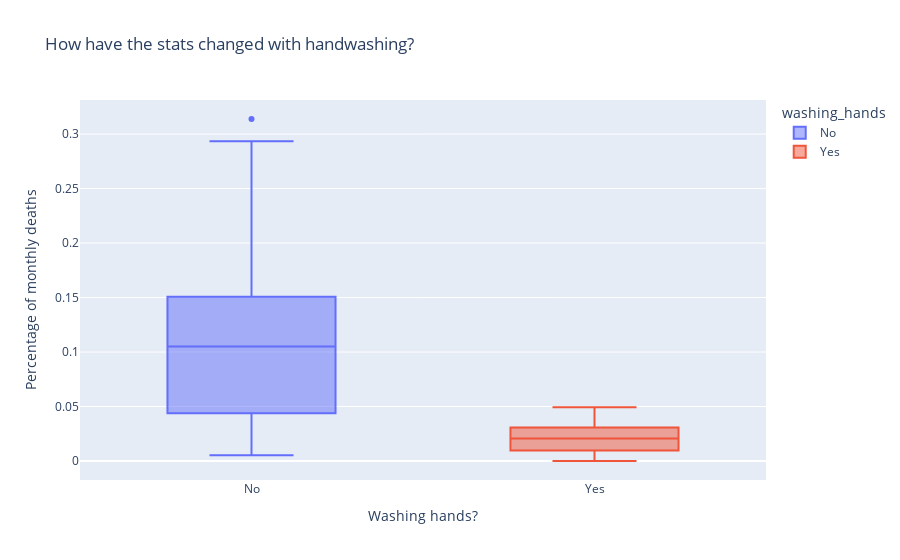

The code cell stored with this chart in its notebook:
### Code cell
box_graph = px.box(df_monthly,
                   x=df_monthly.washing_hands,
                   y=df_monthly.pct_deaths,
                   color=df_monthly.washing_hands,
                   title="How have the stats changed with handwashing?")

box_graph.update_layout(xaxis_title="Washing hands?",
                        yaxis_title="Percentage of monthly deaths")

box_graph.show()

### Figure 1 — Plotly figure (JSON) as saved in the notebook; plotly's stock layout.template omitted (floating-point values rounded to 4 significant figures)
{"data": [{"alignmentgroup": "True", "hovertemplate": "washing_hands=%{x}<br>pct_deaths=%{y}<extra></extra>", "legendgroup": "No", "marker": {"color": "#636efa"}, "name": "No", "notched": false, "offsetgroup": "No", "orientation": "v", "showlegend": true, "type": "box", "x": ["No", "No", "No", "No", "No", "No", "No", "No", "No", "No", "No", "No", "No", "No", "No", "No", "No", "No", "No", "No", "No", "No", "No", "No", "No", "No", "No", "No", "No", "No", "No", "No", "No", "No", "No", "No", "No", "No", "No", "No", "No", "No", "No", "No", "No", "No", "No", "No", "No", "No", "No", "No", "No", "No", "No", "No", "No", "No", "No", "No", "No", "No", "No", "No", "No", "No", "No", "No", "No", "No", "No", "No", "No", "No", "No", "No"], "x0": " ", "xaxis": "x", "y": [0.1457, 0.07531, 0.04332, 0.01569, 0.007843, 0.05, 0.08421, 0.01351, 0.01878, 0.1102, 0.2255, 0.2085, 0.1222, 0.1023, 0.1074, 0.03226, 0.06593, 0.2078, 0.2546, 0.1839, 0.2934, 0.2297, 0.3138, 0.1912, 0.1597, 0.1241, 0.1193, 0.06098, 0.04082, 0.005236, 0.01554, 0.02262, 0.176, 0.07143, 0.08051, 0.1516, 0.1128, 0.1703, 0.1731, 0.05833, 0.02679, 0.04369, 0.0632, 0.01224, 0.03226, 0.1102, 0.1055, 0.07591, 0.04745, 0.04452, 0.04231, 0.04392, 0.07143, 0.06122, 0.03586, 0.1055, 0.1484, 0.1094, 0.1049, 0.1339, 0.1809, 0.1543, 0.1897, 0.1344, 0.1015, 0.131, 0.1806, 0.1439, 0.1496, 0.1077, 0.05369, 0.03215, 0.01923, 0.03607, 0.1827, 0.1224], "y0": " ", "yaxis": "y"}, {"alignmentgroup": "True", "hovertemplate": "washing_hands=%{x}<br>pct_deaths=%{y}<extra></extra>", "legendgroup": "Yes", "marker": {"color": "#EF553B"}, "name": "Yes", "notched": false, "offsetgroup": "Yes", "orientation": "v", "showlegend": true, "type": "box", "x": ["Yes", "Yes", "Yes", "Yes", "Yes", "Yes", "Yes", "Yes", "Yes", "Yes", "Yes", "Yes", "Yes", "Yes", "Yes", "Yes", "Yes", "Yes", "Yes", "Yes", "Yes", "Yes"], "x0": " ", "xaxis": "x", "y": [0.02239, 0.012, 0.01894, 0.0458, 0.03957, 0.04472, 0.0293, 0.03534, 0.006873, 0, 0.006557, 0.009585, 0.01136, 0.003717, 0, 0.009615, 0.02341, 0.02903, 0.0134, 0.02233, 0.03085, 0.04926], "y0": " ", "yaxis": "y"}], "layout": {"boxmode": "overlay", "legend": {"title": {"text": "washing_hands"}, "tracegroupgap": 0}, "title": {"text": "How have the stats changed with handwashing?"}, "xaxis": {"anchor": "y", "categoryarray": ["No", "Yes"], "categoryorder": "array", "domain": [0, 1], "title": {"text": "Washing hands?"}}, "yaxis": {"anchor": "x", "domain": [0, 1], "title": {"text": "Percentage of monthly deaths"}}}}
